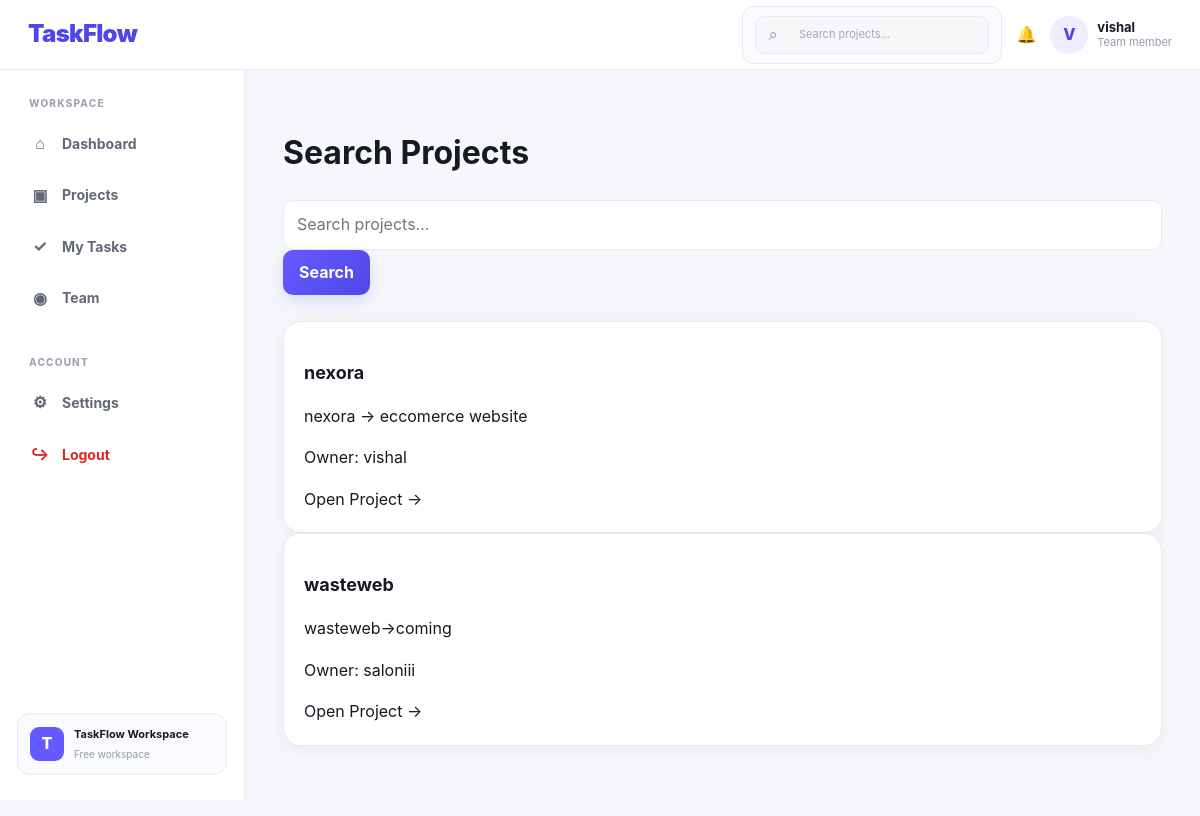
/projects/search/ (signed in), run on the app's committed database.
### projects/models.py (models this page shows, shortened)
class Project(models.Model):
    name = models.CharField(max_length=200)
    description = models.TextField(blank=True)
    owner = models.ForeignKey(
        User,
        on_delete=models.CASCADE,
        related_name="owned_projects"
    )
    members = models.ManyToManyField(
        User,
        related_name="projects",
        blank=True
    )
    created_at = models.DateTimeField(auto_now_add=True)

### projects/views.py (the view)
@login_required
def search_projects(request):
    query = request.GET.get("q", "").strip()
    projects = request.user.projects.all()
    if query:
        projects = projects.filter(
            Q(name__icontains=query) |
            Q(description__icontains=query)
        )
    return render(request, "projects/search_results.html", {
        "projects": projects,
        "query": query,
    })

### templates/projects/search_results.html (shortened to what this page needs)
{% extends "base.html" %}
{% block content %}
<div class="dashboard-page">
    <h1>Search Projects</h1>
    <form method="GET" action="{% url 'search_projects' %}">
        <input
            type="text"
            name="q"
            value="{{ query }}"
            placeholder="Search projects..."
        >
        <button type="submit">
            Search
        </button>
    </form>
    <br>
    {% for project in projects %}
        <div class="project-card">
            <h3>
                {{ project.name }}
            </h3>
            <p>
                {{ project.description|default:"No description added." }}
            </p>
            <p>
                Owner: {{ project.owner.username }}
            </p>
            <a href="{% url 'project_board' project.id %}">
                Open Project →
            </a>
        </div>
    {% endfor %}
</div>
{% endblock %}

### templates/base.html (shortened to what this page needs)
{% load static %}
<!DOCTYPE html>
<html lang="en">
<head>
    <link rel="stylesheet" href="{% static 'css/style.css' %}">
</head>
<body>
    {% if user.is_authenticated %}
        <header class="topbar">
            <a href="{% url 'dashboard' %}" class="brand">
                TaskFlow
            </a>
            <div class="topbar-right">
                <div class="topbar-search">
                    <form
    method="GET"
    action="{% url 'search_projects' %}"
    class="navbar-search"
>
    <span>⌕</span>
    <input
        type="text"
        name="q"
        placeholder="Search projects..."
        autocomplete="off"
    >
</form>
                </div>
                <a
    href="{% url 'notifications' %}"
    class="notification-link"
    title="Notifications"
>
    🔔
</a>
                <div class="user-menu">
                    <div class="user-avatar">
                        {{ user.username|first|upper }}
                    </div>
                    <div class="user-info">
                        <strong>{{ user.username }}</strong>
                        <small>Team member</small>
                    </div>
                </div>
            </div>
        </header>
        <div class="app-shell">
            <aside class="sidebar">
                <div class="sidebar-section">
                    <p class="sidebar-label">
                        WORKSPACE
                    </p>
                    <a
                        href="{% url 'dashboard' %}"
                        class="sidebar-link {% if request.resolver_match.url_name == 'dashboard' %}active{% endif %}"
                    >
                        <span>⌂</span>
                        Dashboard
                    </a>
                    <a
    href="{% url 'projects_list' %}"
    class="sidebar-link"
>
    <span>▣</span>
    Projects
</a>
                    <a
    href="{% url 'my_tasks' %}"
    class="sidebar-link"
>
    <span>✓</span>
    My Tasks
</a>
                   <a
    href="{% url 'team' %}"
    class="sidebar-link"
>
    <span>◉</span>
    Team
</a>
                </div>
               <div class="sidebar-section">
    <p class="sidebar-label">
        ACCOUNT
    </p>
    <a
        href="{% url 'settings' %}"
        class="sidebar-link {% if request.resolver_match.url_name == 'settings' %}active{% endif %}"
    >
        <span>⚙</span>
        Settings
    </a>
    <a
        href="{% url 'logout' %}"
        class="sidebar-link logout-link"
    >
        <span>↪</span>
        Logout
    </a>
</div>
                <div class="sidebar-bottom">
                    <div class="workspace-card">
                        <div class="workspace-icon">
                            T
                        </div>
                        <div>
                            <strong>TaskFlow Workspace</strong>
                            <small>Free workspace</small>
                        </div>
                    </div>
                </div>
            </aside>
            <main class="main-content">
                {% block content %}
                {% endblock %}
            </main>
        </div>
    {% else %}
        <main class="guest-page">
            {% block guest_content %}
            {% endblock %}
        </main>
    {% endif %}
</body>
</html>

### data on the page
Project: name "nexora", description "nexora -> eccomerce website", owner.username "vishal"
Project: name "wasteweb", description "wasteweb->coming", owner.username "saloniii"

### other printed values
{{ user.username|first|upper }} "V"
{{ user.username }} "vishal"
